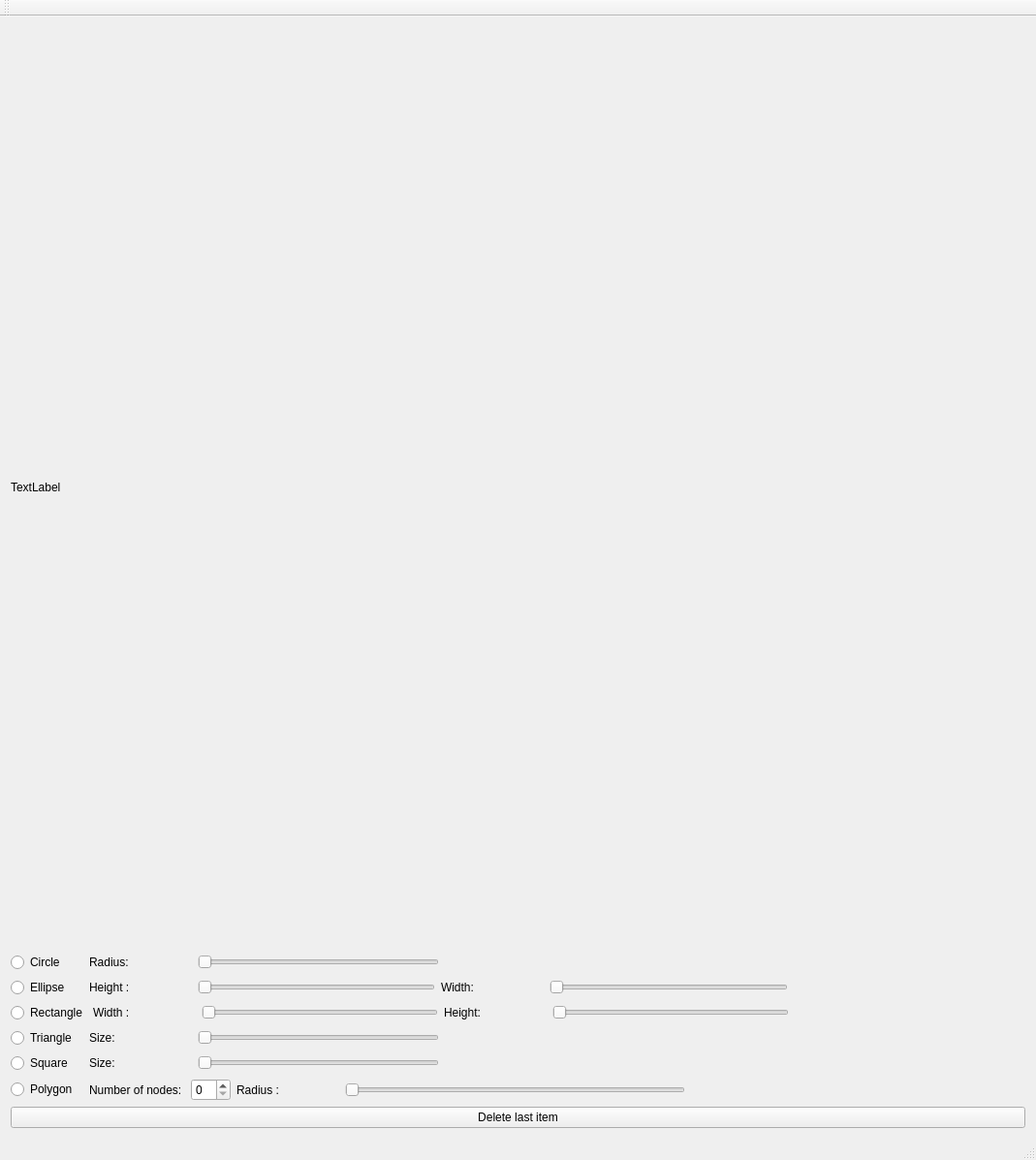
<?xml version="1.0" encoding="UTF-8"?>
<ui version="4.0">
 <class>MainWindow</class>
 <widget class="QMainWindow" name="MainWindow">
  <property name="geometry">
   <rect>
    <x>0</x>
    <y>0</y>
    <width>1069</width>
    <height>1197</height>
   </rect>
  </property>
  <property name="windowTitle">
   <string>MainWindow</string>
  </property>
  <widget class="QWidget" name="centralWidget">
   <layout class="QVBoxLayout" name="verticalLayout">
    <item>
     <widget class="QLabel" name="label">
      <property name="minimumSize">
       <size>
        <width>600</width>
        <height>900</height>
       </size>
      </property>
      <property name="text">
       <string>TextLabel</string>
      </property>
     </widget>
    </item>
    <item>
     <layout class="QHBoxLayout" name="horizontalLayout_3">
      <item>
       <widget class="QRadioButton" name="radioButton_Circle">
        <property name="minimumSize">
         <size>
          <width>75</width>
          <height>10</height>
         </size>
        </property>
        <property name="maximumSize">
         <size>
          <width>100</width>
          <height>16777215</height>
         </size>
        </property>
        <property name="text">
         <string>Circle</string>
        </property>
       </widget>
      </item>
      <item>
       <widget class="QLabel" name="label_circleRadius">
        <property name="minimumSize">
         <size>
          <width>50</width>
          <height>0</height>
         </size>
        </property>
        <property name="text">
         <string>Radius: </string>
        </property>
       </widget>
      </item>
      <item>
       <widget class="QLabel" name="label_valueCircleRadius">
        <property name="minimumSize">
         <size>
          <width>50</width>
          <height>0</height>
         </size>
        </property>
        <property name="text">
         <string/>
        </property>
       </widget>
      </item>
      <item>
       <widget class="QSlider" name="horizontalSlider_CircleRadius">
        <property name="minimumSize">
         <size>
          <width>200</width>
          <height>0</height>
         </size>
        </property>
        <property name="maximumSize">
         <size>
          <width>800</width>
          <height>15</height>
         </size>
        </property>
        <property name="maximum">
         <number>500</number>
        </property>
        <property name="orientation">
         <enum>Qt::Horizontal</enum>
        </property>
       </widget>
      </item>
      <item>
       <spacer name="horizontalSpacer_3">
        <property name="orientation">
         <enum>Qt::Horizontal</enum>
        </property>
        <property name="sizeHint" stdset="0">
         <size>
          <width>605</width>
          <height>20</height>
         </size>
        </property>
       </spacer>
      </item>
     </layout>
    </item>
    <item>
     <layout class="QHBoxLayout" name="horizontalLayout_2">
      <item>
       <widget class="QRadioButton" name="radioButton_Ellipse">
        <property name="minimumSize">
         <size>
          <width>75</width>
          <height>10</height>
         </size>
        </property>
        <property name="text">
         <string>Ellipse</string>
        </property>
       </widget>
      </item>
      <item>
       <widget class="QLabel" name="label_height">
        <property name="minimumSize">
         <size>
          <width>50</width>
          <height>0</height>
         </size>
        </property>
        <property name="text">
         <string>Height : </string>
        </property>
       </widget>
      </item>
      <item>
       <widget class="QLabel" name="label_valueHeight">
        <property name="minimumSize">
         <size>
          <width>50</width>
          <height>0</height>
         </size>
        </property>
        <property name="text">
         <string/>
        </property>
       </widget>
      </item>
      <item>
       <widget class="QSlider" name="horizontalSlider_ellpsHeight">
        <property name="minimumSize">
         <size>
          <width>200</width>
          <height>0</height>
         </size>
        </property>
        <property name="maximumSize">
         <size>
          <width>800</width>
          <height>15</height>
         </size>
        </property>
        <property name="baseSize">
         <size>
          <width>0</width>
          <height>0</height>
         </size>
        </property>
        <property name="maximum">
         <number>300</number>
        </property>
        <property name="orientation">
         <enum>Qt::Horizontal</enum>
        </property>
       </widget>
      </item>
      <item>
       <widget class="QLabel" name="label_ellipseWidth">
        <property name="minimumSize">
         <size>
          <width>50</width>
          <height>0</height>
         </size>
        </property>
        <property name="text">
         <string>Width: </string>
        </property>
       </widget>
      </item>
      <item>
       <widget class="QLabel" name="label_valueWidth">
        <property name="minimumSize">
         <size>
          <width>50</width>
          <height>0</height>
         </size>
        </property>
        <property name="text">
         <string/>
        </property>
       </widget>
      </item>
      <item>
       <widget class="QSlider" name="horizontalSlider_ellpseWidth">
        <property name="minimumSize">
         <size>
          <width>200</width>
          <height>0</height>
         </size>
        </property>
        <property name="maximumSize">
         <size>
          <width>800</width>
          <height>15</height>
         </size>
        </property>
        <property name="maximum">
         <number>300</number>
        </property>
        <property name="orientation">
         <enum>Qt::Horizontal</enum>
        </property>
       </widget>
      </item>
      <item>
       <spacer name="horizontalSpacer_4">
        <property name="orientation">
         <enum>Qt::Horizontal</enum>
        </property>
        <property name="sizeHint" stdset="0">
         <size>
          <width>40</width>
          <height>20</height>
         </size>
        </property>
       </spacer>
      </item>
     </layout>
    </item>
    <item>
     <layout class="QHBoxLayout" name="horizontal">
      <item>
       <widget class="QRadioButton" name="radioButton_Rectangle">
        <property name="minimumSize">
         <size>
          <width>75</width>
          <height>10</height>
         </size>
        </property>
        <property name="text">
         <string>Rectangle</string>
        </property>
       </widget>
      </item>
      <item>
       <widget class="QLabel" name="label_RectangleWidth">
        <property name="minimumSize">
         <size>
          <width>50</width>
          <height>0</height>
         </size>
        </property>
        <property name="text">
         <string>Width :</string>
        </property>
       </widget>
      </item>
      <item>
       <widget class="QLabel" name="label_valueRectWidth">
        <property name="minimumSize">
         <size>
          <width>50</width>
          <height>0</height>
         </size>
        </property>
        <property name="text">
         <string/>
        </property>
       </widget>
      </item>
      <item>
       <widget class="QSlider" name="horizontalSlider_rectangleWidth">
        <property name="minimumSize">
         <size>
          <width>200</width>
          <height>0</height>
         </size>
        </property>
        <property name="maximumSize">
         <size>
          <width>800</width>
          <height>15</height>
         </size>
        </property>
        <property name="maximum">
         <number>500</number>
        </property>
        <property name="orientation">
         <enum>Qt::Horizontal</enum>
        </property>
       </widget>
      </item>
      <item>
       <widget class="QLabel" name="label_rectangleHeight">
        <property name="minimumSize">
         <size>
          <width>50</width>
          <height>0</height>
         </size>
        </property>
        <property name="text">
         <string>Height: </string>
        </property>
       </widget>
      </item>
      <item>
       <widget class="QLabel" name="label_valueRectHeight">
        <property name="minimumSize">
         <size>
          <width>50</width>
          <height>0</height>
         </size>
        </property>
        <property name="maximumSize">
         <size>
          <width>50</width>
          <height>16777215</height>
         </size>
        </property>
        <property name="text">
         <string/>
        </property>
       </widget>
      </item>
      <item>
       <widget class="QSlider" name="horizontalSlider_rectangleHeight">
        <property name="minimumSize">
         <size>
          <width>200</width>
          <height>0</height>
         </size>
        </property>
        <property name="maximumSize">
         <size>
          <width>800</width>
          <height>15</height>
         </size>
        </property>
        <property name="maximum">
         <number>500</number>
        </property>
        <property name="orientation">
         <enum>Qt::Horizontal</enum>
        </property>
       </widget>
      </item>
      <item>
       <spacer name="horizontalSpacer_2">
        <property name="orientation">
         <enum>Qt::Horizontal</enum>
        </property>
        <property name="sizeHint" stdset="0">
         <size>
          <width>60</width>
          <height>20</height>
         </size>
        </property>
       </spacer>
      </item>
     </layout>
    </item>
    <item>
     <layout class="QHBoxLayout" name="horizontalLayout_5">
      <item>
       <widget class="QRadioButton" name="radioButton_Triangle">
        <property name="minimumSize">
         <size>
          <width>75</width>
          <height>10</height>
         </size>
        </property>
        <property name="text">
         <string>Triangle</string>
        </property>
       </widget>
      </item>
      <item>
       <widget class="QLabel" name="label_triangleSize">
        <property name="minimumSize">
         <size>
          <width>50</width>
          <height>0</height>
         </size>
        </property>
        <property name="text">
         <string>Size: </string>
        </property>
       </widget>
      </item>
      <item>
       <widget class="QLabel" name="label_valueTriangle">
        <property name="minimumSize">
         <size>
          <width>50</width>
          <height>0</height>
         </size>
        </property>
        <property name="text">
         <string/>
        </property>
       </widget>
      </item>
      <item>
       <widget class="QSlider" name="horizontalSlider_TriangleSize">
        <property name="sizePolicy">
         <sizepolicy hsizetype="Expanding" vsizetype="Fixed">
          <horstretch>0</horstretch>
          <verstretch>0</verstretch>
         </sizepolicy>
        </property>
        <property name="minimumSize">
         <size>
          <width>200</width>
          <height>0</height>
         </size>
        </property>
        <property name="maximumSize">
         <size>
          <width>800</width>
          <height>15</height>
         </size>
        </property>
        <property name="minimum">
         <number>0</number>
        </property>
        <property name="maximum">
         <number>500</number>
        </property>
        <property name="orientation">
         <enum>Qt::Horizontal</enum>
        </property>
       </widget>
      </item>
      <item>
       <spacer name="horizontalSpacer_6">
        <property name="orientation">
         <enum>Qt::Horizontal</enum>
        </property>
        <property name="sizeHint" stdset="0">
         <size>
          <width>605</width>
          <height>20</height>
         </size>
        </property>
       </spacer>
      </item>
     </layout>
    </item>
    <item>
     <layout class="QHBoxLayout" name="horizontalLayout_4">
      <item>
       <widget class="QRadioButton" name="radioButton_Square">
        <property name="minimumSize">
         <size>
          <width>75</width>
          <height>10</height>
         </size>
        </property>
        <property name="maximumSize">
         <size>
          <width>16777215</width>
          <height>16777215</height>
         </size>
        </property>
        <property name="text">
         <string>Square</string>
        </property>
       </widget>
      </item>
      <item>
       <widget class="QLabel" name="label_2">
        <property name="minimumSize">
         <size>
          <width>50</width>
          <height>0</height>
         </size>
        </property>
        <property name="text">
         <string>Size: </string>
        </property>
       </widget>
      </item>
      <item>
       <widget class="QLabel" name="label_valueSquareSize">
        <property name="minimumSize">
         <size>
          <width>50</width>
          <height>0</height>
         </size>
        </property>
        <property name="text">
         <string/>
        </property>
       </widget>
      </item>
      <item>
       <widget class="QSlider" name="horizontalSlider_SquareSize">
        <property name="minimumSize">
         <size>
          <width>200</width>
          <height>0</height>
         </size>
        </property>
        <property name="maximumSize">
         <size>
          <width>800</width>
          <height>15</height>
         </size>
        </property>
        <property name="maximum">
         <number>500</number>
        </property>
        <property name="orientation">
         <enum>Qt::Horizontal</enum>
        </property>
       </widget>
      </item>
      <item>
       <spacer name="horizontalSpacer_5">
        <property name="orientation">
         <enum>Qt::Horizontal</enum>
        </property>
        <property name="sizeHint" stdset="0">
         <size>
          <width>605</width>
          <height>20</height>
         </size>
        </property>
       </spacer>
      </item>
     </layout>
    </item>
    <item>
     <layout class="QHBoxLayout" name="horizontalLayout">
      <item>
       <widget class="QRadioButton" name="radioButton_Polygon">
        <property name="minimumSize">
         <size>
          <width>75</width>
          <height>10</height>
         </size>
        </property>
        <property name="text">
         <string>Polygon</string>
        </property>
       </widget>
      </item>
      <item>
       <widget class="QLabel" name="label_PolyText">
        <property name="minimumSize">
         <size>
          <width>95</width>
          <height>0</height>
         </size>
        </property>
        <property name="text">
         <string>Number of nodes: </string>
        </property>
       </widget>
      </item>
      <item>
       <widget class="QSpinBox" name="spinBox_PolyNodes"/>
      </item>
      <item>
       <widget class="QLabel" name="label_RadiusText">
        <property name="minimumSize">
         <size>
          <width>50</width>
          <height>0</height>
         </size>
        </property>
        <property name="text">
         <string>Radius : </string>
        </property>
       </widget>
      </item>
      <item>
       <widget class="QLabel" name="label_PolyRadius">
        <property name="minimumSize">
         <size>
          <width>50</width>
          <height>0</height>
         </size>
        </property>
        <property name="text">
         <string/>
        </property>
       </widget>
      </item>
      <item>
       <widget class="QSlider" name="horizontalSlider_PolyRadius">
        <property name="minimumSize">
         <size>
          <width>200</width>
          <height>0</height>
         </size>
        </property>
        <property name="maximumSize">
         <size>
          <width>800</width>
          <height>15</height>
         </size>
        </property>
        <property name="minimum">
         <number>0</number>
        </property>
        <property name="maximum">
         <number>500</number>
        </property>
        <property name="orientation">
         <enum>Qt::Horizontal</enum>
        </property>
       </widget>
      </item>
      <item>
       <spacer name="horizontalSpacer">
        <property name="orientation">
         <enum>Qt::Horizontal</enum>
        </property>
        <property name="sizeHint" stdset="0">
         <size>
          <width>60</width>
          <height>20</height>
         </size>
        </property>
       </spacer>
      </item>
     </layout>
    </item>
    <item>
     <widget class="QPushButton" name="pushButton_delete">
      <property name="text">
       <string>Delete last item</string>
      </property>
     </widget>
    </item>
   </layout>
  </widget>
  <widget class="QMenuBar" name="menuBar">
   <property name="geometry">
    <rect>
     <x>0</x>
     <y>0</y>
     <width>1069</width>
     <height>20</height>
    </rect>
   </property>
  </widget>
  <widget class="QToolBar" name="mainToolBar">
   <attribute name="toolBarArea">
    <enum>TopToolBarArea</enum>
   </attribute>
   <attribute name="toolBarBreak">
    <bool>false</bool>
   </attribute>
  </widget>
  <widget class="QStatusBar" name="statusBar"/>
 </widget>
 <layoutdefault spacing="6" margin="11"/>
 <resources/>
 <connections/>
</ui>
